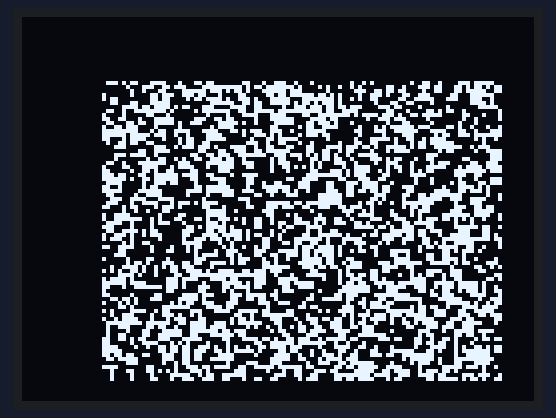
The sketch below on a simulated Arduino Uno, built with avr-gcc and run on an emulated ATmega328P. Parts: 128×96 one-colour display.

Above: at 0.2 s.
At 0.6 s:
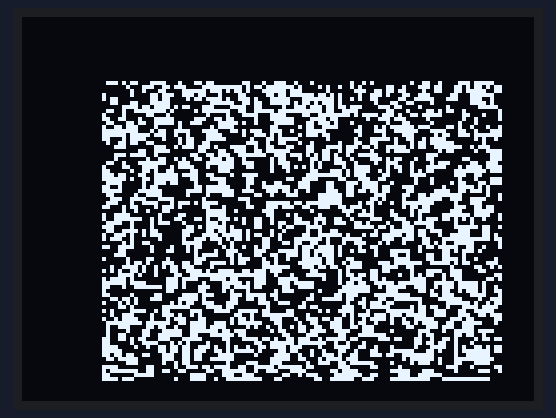
At 1.1 s:
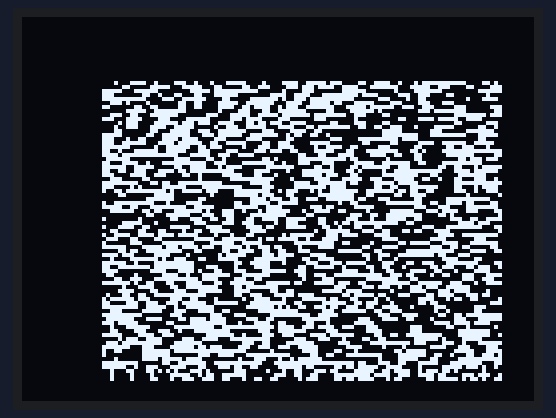
At 1.9 s:
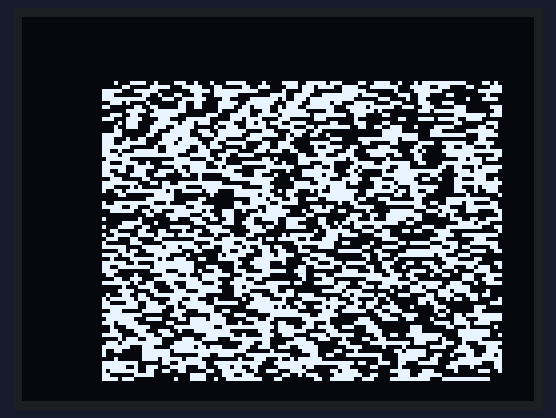

The sketch:

sketch.ino
```cpp
#include <TVout.h>
#include "a.h"
#include "e.h"
#include "m.h"
#include "o.h"
#include "u.h"
#include "disturbance1.h"
#include "disturbance2.h"
#include "font6x8.h"

TVout tv;

void starting_animation(){
  for(int i=0;i<5;i++){
  tv.bitmap(20,16,d1);
  tv.delay(50);
  tv.bitmap(20,16,d2);
  tv.delay(50);
}
}


void setup(){


  Serial.begin(9600);
  tv.begin(PAL);
  starting_animation();

}

void loop(){

}
```

font6x8.cpp
```cpp
#include "font6x8.h"

PROGMEM const unsigned char font6x8[] = {

	6,8,32,
	//32 Space
	0b00000000,
	0b00000000,
	0b00000000,
	0b00000000,
	0b00000000,
	0b00000000,
	0b00000000,
	0b00000000,
	//33 Exclamation !
	0b01000000,
	0b01000000,
	0b01000000,
	0b01000000,
	0b01000000,
	0b00000000,
	0b01000000,
	0b00000000,
	//34 Quotes "
	0b01010000,
	0b01010000,
	0b01010000,
	0b00000000,
	0b00000000,
	0b00000000,
	0b00000000,
	0b00000000,
	//35 Number #
	0b00000000,
	0b00000000,
	0b01010000,
	0b11111000,
	0b01010000,
	0b11111000,
	0b01010000,
	0b00000000,
	//36 Dollars $
	0b00100000,
	0b01110000,
	0b10100000,
	0b01110000,
	0b00101000,
	0b01110000,
	0b00100000,
	0b00000000,
	//37 Percent %
	0b00000000,
	0b11001000,
	0b11010000,
	0b00100000,
	0b01011000,
	0b10011000,
	0b00000000,
	0b00000000,
	//38 Ampersand &
	0b00100000,
	0b01010000,
	0b10000000,
	0b01000000,
	0b10101000,
	0b10010000,
	0b01101000,
	0b00000000,
	//39 Single Quote '
	0b01000000,
	0b01000000,
	0b01000000,
	0b00000000,
	0b00000000,
	0b00000000,
	0b00000000,
	0b00000000,
	//40 Left Parenthesis (
	0b00010000,
	0b00100000,
	0b01000000,
	0b01000000,
	0b01000000,
	0b00100000,
	0b00010000,
	0b00000000,
	//41 Right Parenthesis )
	0b01000000,
	0b00100000,
	0b00010000,
	0b00010000,
	0b00010000,
	0b00100000,
	0b01000000,
	0b00000000,
	//42 Star *
	0b00010000,
	0b00111000,
	0b00010000,
	0b00000000,
	0b00000000,
	0b00000000,
	0b00000000,
	0b00000000,
	//43 Plus +
	0b00000000,
	0b00100000,
	0b00100000,
	0b11111000,
	0b00100000,
	0b00100000,
	0b00000000,
	0b00000000,
	//44 Comma ,
	0b00000000,
	0b00000000,
	0b00000000,
	0b00000000,
	0b00000000,
	0b00010000,
	0b00010000,
	0b00000000,
	//45 Minus -
	0b00000000,
	0b00000000,
	0b00000000,
	0b11111000,
	0b00000000,
	0b00000000,
	0b00000000,
	0b00000000,
	//46 Period .
	0b00000000,
	0b00000000,
	0b00000000,
	0b00000000,
	0b00000000,
	0b00010000,
	0b00000000,
	0b00000000,
	// 47 Backslash /
	0b00000000,
	0b00001000,
	0b00010000,
	0b00100000,
	0b01000000,
	0b10000000,
	0b00000000,
	0b00000000,
	// 48 Zero
	0b01110000,
	0b10001000,
	0b10101000,
	0b10101000,
	0b10001000,
	0b01110000,
	0b00000000,
	0b00000000,
	//49 One
	0b00100000,
	0b01100000,
	0b00100000,
	0b00100000,
	0b00100000,
	0b01110000,
	0b00000000,
	0b00000000,
	//50 two
	0b01110000,
	0b10001000,
	0b00010000,
	0b00100000,
	0b01000000,
	0b11111000,
	0b00000000,
	0b00000000,
	 //51 Three
	0b11111000,
	0b00010000,
	0b00100000,
	0b00010000,
	0b10001000,
	0b01110000,
	0b00000000,
	0b00000000,
	//52 Four
	0b10010000,
	0b10010000,
	0b10010000,
	0b11111000,
	0b00010000,
	0b00010000,
	0b00000000,
	0b00000000,
	//53 Five
	0b11111000,
	0b10000000,
	0b11110000,
	0b00001000,
	0b10001000,
	0b01110000,
	0b00000000,
	0b00000000,
	//54 Six
	0b01110000,
	0b10000000,
	0b11110000,
	0b10001000,
	0b10001000,
	0b01110000,
	0b00000000,
	0b00000000,
	//55 Seven
	0b11111000,
	0b00001000,
	0b00010000,
	0b00100000,
	0b01000000,
	0b10000000,
	0b00000000,
	0b00000000,
	//56 Eight
	0b01110000,
	0b10001000,
	0b01110000,
	0b10001000,
	0b10001000,
	0b01110000,
	0b00000000,
	0b00000000,
	//57 Nine
	0b01110000,
	0b10001000,
	0b10001000,
	0b01111000,
	0b00001000,
	0b01110000,
	0b00000000,
	0b00000000,
	//58 :
	0b00000000,
	0b00000000,
	0b00100000,
	0b00000000,
	0b00000000,
	0b00100000,
	0b00000000,
	0b00000000,
	//59 ;
	0b00000000,
	0b00000000,
	0b00100000,
	0b00000000,
	0b00100000,
	0b00100000,
	0b01000000,
	0b00000000,
	//60 <
	0b00000000,
	0b00011000,
	0b01100000,
	0b10000000,
	0b01100000,
	0b00011000,
	0b00000000,
	0b00000000,
	//61 =
	0b00000000,
	0b00000000,
	0b01111000,
	0b00000000,
	0b01111000,
	0b00000000,
	0b00000000,
	0b00000000,
	//62 >
	0b00000000,
	0b11000000,
	0b00110000,
	0b00001000,
	0b00110000,
	0b11000000,
	0b00000000,
	0b00000000,
	//63 ?
	0b01100000,
	0b10010000,
	0b00100000,
	0b00100000,
	0b00000000,
	0b00100000,
	0b00000000,
	0b00000000,
	//64 @
	0b01110000,
	0b10001000,
	0b10011000,
	0b10101000,
	0b10010000,
	0b10001000,
	0b01110000,
	0b00000000,
	//65 A
	0b00100000,
	0b01010000,
	0b10001000,
	0b11111000,
	0b10001000,
	0b10001000,
	0b00000000,
	0b00000000,
	//B
	0b11110000,
	0b10001000,
	0b11110000,
	0b10001000,
	0b10001000,
	0b11110000,
	0b00000000,
	0b00000000,
	//C
	0b01110000,
	0b10001000,
	0b10000000,
	0b10000000,
	0b10001000,
	0b01110000,
	0b00000000,
	0b00000000,
	//D
	0b11110000,
	0b10001000,
	0b10001000,
	0b10001000,
	0b10001000,
	0b11110000,
	0b00000000,
	0b00000000,
	//E
	0b11111000,
	0b10000000,
	0b11111000,
	0b10000000,
	0b10000000,
	0b11111000,
	0b00000000,
	0b00000000,
	//F
	0b11111000,
	0b10000000,
	0b11110000,
	0b10000000,
	0b10000000,
	0b10000000,
	0b00000000,
	0b00000000,
	//G
	0b01110000,
	0b10001000,
	0b10000000,
	0b10011000,
	0b10001000,
	0b01110000,
	0b00000000,
	0b00000000,
	//H
	0b10001000,
	0b10001000,
	0b11111000,
	0b10001000,
	0b10001000,
	0b10001000,
	0b00000000,
	0b00000000,
	//I
	0b01110000,
	0b00100000,
	0b00100000,
	0b00100000,
	0b00100000,
	0b01110000,
	0b00000000,
	0b00000000,
	//J
	0b00111000,
	0b00010000,
	0b00010000,
	0b00010000,
	0b10010000,
	0b01100000,
	0b00000000,
	0b00000000,
	//K
	0b10001000,
	0b10010000,
	0b11100000,
	0b10100000,
	0b10010000,
	0b10001000,
	0b00000000,
	0b00000000,
	//L
	0b10000000,
	0b10000000,
	0b10000000,
	0b10000000,
	0b10000000,
	0b11111000,
	0b00000000,
	0b00000000,
	//M
	0b10001000,
	0b11011000,
	0b10101000,
	0b10101000,
	0b10001000,
	0b10001000,
	0b00000000,
	0b00000000,
	//N
	0b10001000,
	0b10001000,
	0b11001000,
	0b10101000,
	0b10011000,
	0b10001000,
	0b00000000,
	0b00000000,
	//O
	0b01110000,
	0b10001000,
	0b10001000,
	0b10001000,
	0b10001000,
	0b01110000,
	0b00000000,
	0b00000000,
	//P
	0b11110000,
	0b10001000,
	0b11110000,
	0b10000000,
	0b10000000,
	0b10000000,
	0b00000000,
	0b00000000,
	//Q
	0b01110000,
	0b10001000,
	0b10001000,
	0b10101000,
	0b10010000,
	0b01101000,
	0b00000000,
	0b00000000,
	//R
	0b11110000,
	0b10001000,
	0b11110000,
	0b10100000,
	0b10010000,
	0b10001000,
	0b00000000,
	0b00000000,
	//S
	0b01111000,
	0b10000000,
	0b01110000,
	0b00001000,
	0b00001000,
	0b11110000,
	0b00000000,
	0b00000000,
	//T
	0b11111000,
	0b00100000,
	0b00100000,
	0b00100000,
	0b00100000,
	0b00100000,
	0b00000000,
	0b00000000,
	//U
	0b10001000,
	0b10001000,
	0b10001000,
	0b10001000,
	0b10001000,
	0b01110000,
	0b00000000,
	0b00000000,
	//V
	0b10001000,
	0b10001000,
	0b10001000,
	0b10001000,
	0b01010000,
	0b00100000,
	0b00000000,
	0b00000000,
	//W
	0b10001000,
	0b10001000,
	0b10101000,
	0b10101000,
	0b10101000,
	0b01010000,
	0b00000000,
	0b00000000,
	//X
	0b10001000,
	0b01010000,
	0b00100000,
	0b01010000,
	0b10001000,
	0b10001000,
	0b00000000,
	0b00000000,
	//Y
	0b10001000,
	0b10001000,
	0b01010000,
	0b00100000,
	0b00100000,
	0b00100000,
	0b00000000,
	0b00000000,
	//Z
	0b11111000,
	0b00001000,
	0b00010000,
	0b00100000,
	0b01000000,
	0b11111000,
	0b00000000,
	0b00000000,
	//91 [
	0b11100000,
	0b10000000,
	0b10000000,
	0b10000000,
	0b10000000,
	0b11100000,
	0b00000000,
	0b00000000,
	//92 (backslash)
	0b00000000,
	0b10000000,
	0b01000000,
	0b00100000,
	0b00010000,
	0b00001000,
	0b00000000,
	0b00000000,
	//93 ]
	0b00111000,
	0b00001000,
	0b00001000,
	0b00001000,
	0b00001000,
	0b00111000,
	0b00000000,
	0b00000000,
	//94 ^
	0b00100000,
	0b01010000,
	0b00000000,
	0b00000000,
	0b00000000,
	0b00000000,
	0b00000000,
	0b00000000,
	//95 _
	0b00000000,
	0b00000000,
	0b00000000,
	0b00000000,
	0b00000000,
	0b00000000,
	0b11111000,
	0b00000000,
	//96 `
	0b10000000,
	0b01000000,
	0b00000000,
	0b00000000,
	0b00000000,
	0b00000000,
	0b00000000,
	0b00000000,
	//97 a
	0b00000000,
	0b01100000,
	0b00010000,
	0b01110000,
	0b10010000,
	0b01100000,
	0b00000000,
	0b00000000,
	//98 b
	0b10000000,
	0b10000000,
	0b11100000,
	0b10010000,
	0b10010000,
	0b11100000,
	0b00000000,
	0b00000000,
	//99 c
	0b00000000,
	0b00000000,
	0b01110000,
	0b10000000,
	0b10000000,
	0b01110000,
	0b00000000,
	0b00000000,
	// 100 d
	0b00010000,
	0b00010000,
	0b01110000,
	0b10010000,
	0b10010000,
	0b01110000,
	0b00000000,
	0b00000000,
	//101 e
	0b00000000,
	0b01100000,
	0b10010000,
	0b11110000,
	0b10000000,
	0b01110000,
	0b00000000,
	0b00000000,
	//102 f
	0b00110000,
	0b01000000,
	0b11100000,
	0b01000000,
	0b01000000,
	0b01000000,
	0b00000000,
	0b00000000,
	//103 g
	0b00000000,
	0b01100000,
	0b10010000,
	0b01110000,
	0b00010000,
	0b00010000,
	0b01100000,
	0b00000000,
	//104 h
	0b10000000,
	0b10000000,
	0b11100000,
	0b10010000,
	0b10010000,
	0b10010000,
	0b00000000,
	0b00000000,
	//105 i
	0b00100000,
	0b00000000,
	0b00100000,
	0b00100000,
	0b00100000,
	0b01110000,
	0b00000000,
	0b00000000,
	//106 j
	0b00010000,
	0b00000000,
	0b00110000,
	0b00010000,
	0b00010000,
	0b00010000,
	0b01100000,
	0b00000000,
	//107 k
	0b10000000,
	0b10010000,
	0b10100000,
	0b11000000,
	0b10100000,
	0b10010000,
	0b00000000,
	0b00000000,
	//108 l
	0b01100000,
	0b00100000,
	0b00100000,
	0b00100000,
	0b00100000,
	0b01110000,
	0b00000000,
	0b00000000,
	//109 m
	0b00000000,
	0b00000000,
	0b01010000,
	0b10101000,
	0b10101000,
	0b10101000,
	0b00000000,
	0b00000000,
	//110 n
	0b00000000,
	0b00000000,
	0b11110000,
	0b10001000,
	0b10001000,
	0b10001000,
	0b00000000,
	0b00000000,
	//111 o
	0b00000000,
	0b00000000,
	0b01100000,
	0b10010000,
	0b10010000,
	0b01100000,
	0b00000000,
	0b00000000,
	//112 p
	0b00000000,
	0b00000000,
	0b01100000,
	0b10010000,
	0b11110000,
	0b10000000,
	0b10000000,
	0b00000000,
	//113 q
	0b00000000,
	0b00000000,
	0b01100000,
	0b10010000,
	0b11110000,
	0b00010000,
	0b00010000,
	0b00000000,
	//114 r
	0b00000000,
	0b00000000,
	0b10110000,
	0b01001000,
	0b01000000,
	0b01000000,
	0b00000000,
	0b00000000,
	//115 s
	0b00000000,
	0b00110000,
	0b01000000,
	0b00100000,
	0b00010000,
	0b01100000,
	0b00000000,
	0b00000000,
	//116 t
	0b01000000,
	0b01000000,
	0b11100000,
	0b01000000,
	0b01000000,
	0b01000000,
	0b00000000,
	0b00000000,
	// 117u
	0b00000000,
	0b00000000,
	0b10010000,
	0b10010000,
	0b10010000,
	0b01100000,
	0b00000000,
	0b00000000,
	//118 v
	0b00000000,
	0b00000000,
	0b10001000,
	0b10001000,
	0b01010000,
	0b00100000,
	0b00000000,
	0b00000000,
	//119 w
	0b00000000,
	0b00000000,
	0b10001000,
	0b10101000,
	0b10101000,
	0b01010000,
	0b00000000,
	0b00000000,
	//120 x
	0b00000000,
	0b10001000,
	0b01010000,
	0b00100000,
	0b01010000,
	0b10001000,
	0b00000000,
	0b00000000,
	//121 y
	0b00000000,
	0b00000000,
	0b10010000,
	0b10010000,
	0b01100000,
	0b01000000,
	0b10000000,
	0b00000000,
	//122 z
	0b00000000,
	0b00000000,
	0b11110000,
	0b00100000,
	0b01000000,
	0b11110000,
	0b00000000,
	0b00000000,
	//123 {
	0b00100000,
	0b01000000,
	0b01000000,
	0b10000000,
	0b01000000,
	0b01000000,
	0b00100000,
	0b00000000,
	//124 |
	0b00100000,
	0b00100000,
	0b00100000,
	0b00100000,
	0b00100000,
	0b00100000,
	0b00100000,
	0b00000000,
	//125 }
	0b00100000,
	0b00010000,
	0b00010000,
	0b00001000,
	0b00010000,
	0b00010000,
	0b00100000,
	0b00000000,
	//126 ~
	0b01000000,
	0b10101000,
	0b00010000,
	0b00000000,
	0b00000000,
	0b00000000,
	0b00000000,
	0b00000000,
	//127 DEL
	0b00000000,
	0b00000000,
	0b00000000,
	0b00000000,
	0b00000000,
	0b00000000,
	0b00000000,
	0b00000000
};
```

font6x8.h
```cpp
#ifndef FONT6X8_H
#define FONT6X8_H

#include <avr/pgmspace.h>

extern const unsigned char font6x8[];

#endif
```

Source omitted: a.h (data table, 4958 bytes), disturbance1.h (data table, 6054 bytes), isturbance2.h (data table, 143242 bytes), e.h (data table, 4958 bytes), m.h (data table, 4958 bytes), o.h (data table, 4958 bytes), u.h (data table, 4958 bytes)
